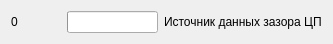
    <widget class="QWidget" name="layoutWidget_29">
     <property name="geometry">
      <rect>
       <x>10</x>
       <y>250</y>
       <width>317</width>
       <height>23</height>
      </rect>
     </property>
     <layout class="QHBoxLayout" name="horizontalLayout_35">
      <item>
       <widget class="QLabel" name="label_69">
        <property name="sizePolicy">
         <sizepolicy hsizetype="Fixed" vsizetype="Fixed">
          <horstretch>0</horstretch>
          <verstretch>0</verstretch>
         </sizepolicy>
        </property>
        <property name="minimumSize">
         <size>
          <width>50</width>
          <height>0</height>
         </size>
        </property>
        <property name="text">
         <string>0</string>
        </property>
       </widget>
      </item>
      <item>
       <widget class="QProgressBar" name="progressBar_35">
        <property name="maximumSize">
         <size>
          <width>108</width>
          <height>16777215</height>
         </size>
        </property>
        <property name="statusTip">
         <string/>
        </property>
        <property name="whatsThis">
         <string notr="true"/>
        </property>
        <property name="value">
         <number>0</number>
        </property>
        <property name="textVisible">
         <bool>false</bool>
        </property>
       </widget>
      </item>
      <item>
       <widget class="QLabel" name="label_70">
        <property name="text">
         <string>Источник данных зазора ЦП</string>
        </property>
       </widget>
      </item>
     </layout>
    </widget>
